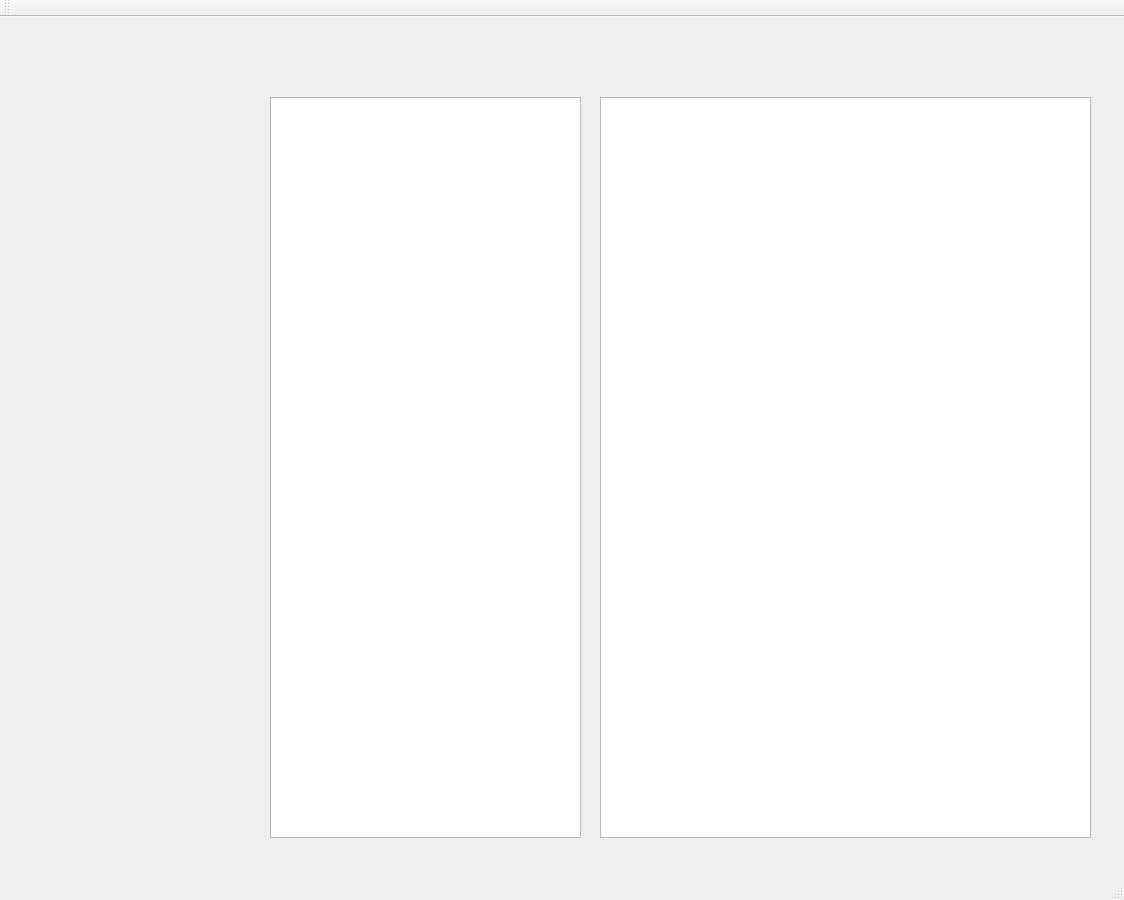
<?xml version="1.0" encoding="UTF-8"?>
<ui version="4.0">
 <class>LibrafyClass</class>
 <widget class="QMainWindow" name="LibrafyClass">
  <property name="geometry">
   <rect>
    <x>0</x>
    <y>0</y>
    <width>1124</width>
    <height>900</height>
   </rect>
  </property>
  <property name="sizePolicy">
   <sizepolicy hsizetype="Expanding" vsizetype="Expanding">
    <horstretch>0</horstretch>
    <verstretch>0</verstretch>
   </sizepolicy>
  </property>
  <property name="windowTitle">
   <string>Librafy</string>
  </property>
  <widget class="QWidget" name="centralWidget">
   <property name="maximumSize">
    <size>
     <width>1124</width>
     <height>847</height>
    </size>
   </property>
   <widget class="QTreeView" name="treeView">
    <property name="geometry">
     <rect>
      <x>270</x>
      <y>80</y>
      <width>311</width>
      <height>741</height>
     </rect>
    </property>
   </widget>
   <widget class="QListView" name="listView">
    <property name="geometry">
     <rect>
      <x>600</x>
      <y>80</y>
      <width>491</width>
      <height>741</height>
     </rect>
    </property>
   </widget>
  </widget>
  <widget class="QMenuBar" name="menuBar">
   <property name="geometry">
    <rect>
     <x>0</x>
     <y>0</y>
     <width>1124</width>
     <height>21</height>
    </rect>
   </property>
  </widget>
  <widget class="QToolBar" name="mainToolBar">
   <attribute name="toolBarArea">
    <enum>TopToolBarArea</enum>
   </attribute>
   <attribute name="toolBarBreak">
    <bool>false</bool>
   </attribute>
  </widget>
  <widget class="QStatusBar" name="statusBar"/>
 </widget>
 <layoutdefault spacing="6" margin="11"/>
 <resources>
  <include location="librafy.qrc"/>
 </resources>
 <connections/>
</ui>
